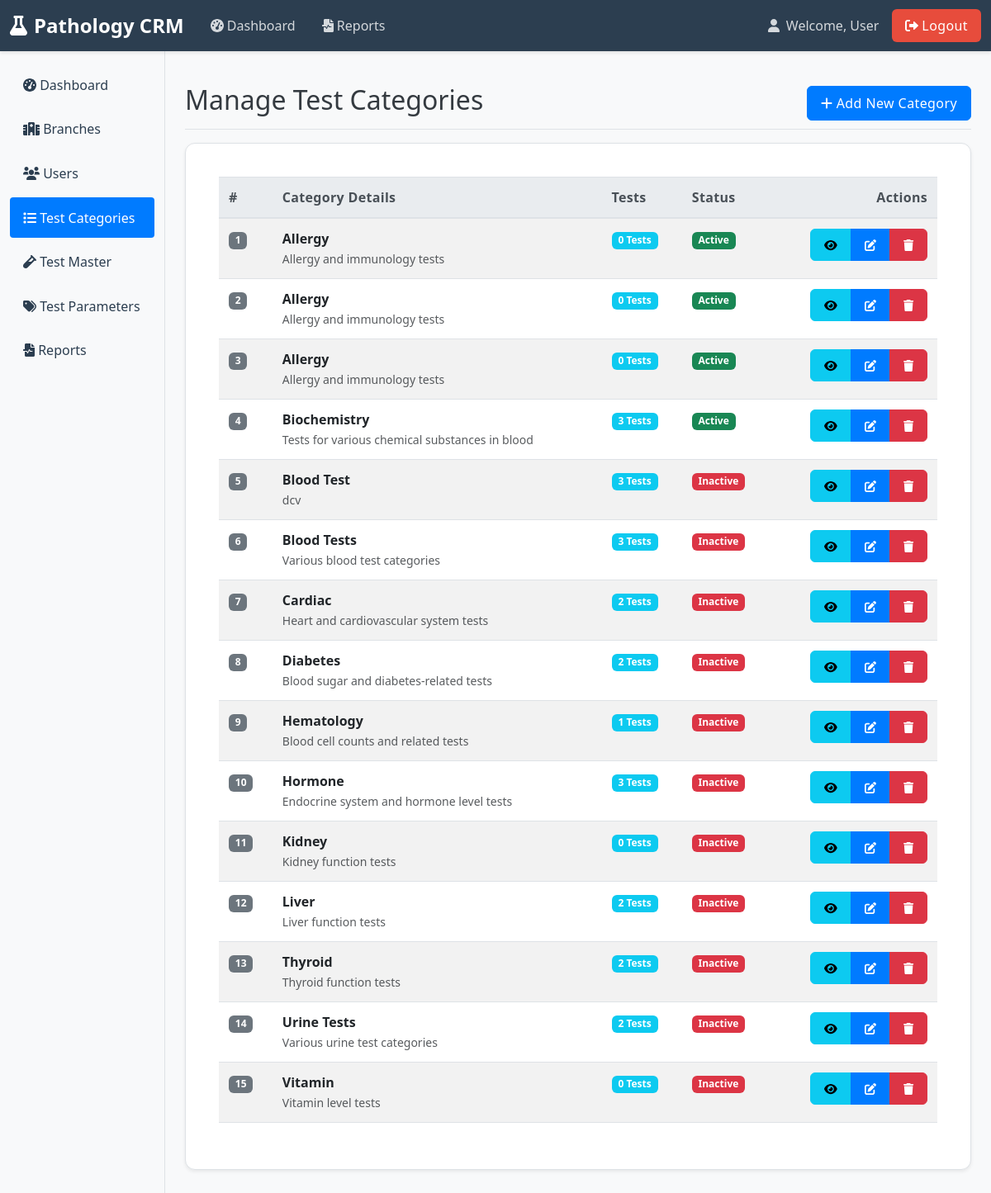
The app's page /admin/test-categories.php (signed in) with its own data.
### tables this page shows
CREATE TABLE `test_categories` (
  `id` int(11) NOT NULL,
  `category_name` varchar(100) DEFAULT NULL,
  `description` text DEFAULT NULL,
  `created_at` timestamp NULL DEFAULT current_timestamp(),
  `status` tinyint(1) DEFAULT 0
);

### admin/test-categories.php (the view, shortened to what this page needs)
<?php
require_once '../auth/session-check.php';
$stmt = $conn->query("
    SELECT
        tc.*,
        COUNT(t.id) as test_count
    FROM test_categories tc
    LEFT JOIN tests t ON tc.id = t.category_id
    GROUP BY tc.id
    ORDER BY tc.category_name
");
$categories = $stmt->fetchAll(PDO::FETCH_ASSOC);
include '../inc/header.php';
?>
<link rel="stylesheet" href="admin-shared.css">
<div class="d-flex justify-content-between flex-wrap flex-md-nowrap align-items-center pt-3 pb-2 mb-3 border-bottom">
    <h1 class="h2">Manage Test Categories</h1>
    <button type="button" class="btn btn-primary" data-bs-toggle="modal" data-bs-target="#addCategoryModal">
        <i class="fas fa-plus"></i> Add New Category
    </button>
</div>
<div class="card">
    <div class="card-body">
        <div class="table-responsive">
            <table class="table table-striped table-hover align-middle">
                <thead class="table-light">
                    <tr>
                        <th>#</th>
                        <th>Category Details</th>
                        <th>Tests</th>
                        <th>Status</th>
                        <th class="text-end">Actions</th>
                    </tr>
                </thead>
                <tbody>
                    <?php if (empty($categories)): ?>
                        <tr>
                            <td colspan="5" class="text-center py-4">
                                <div class="text-muted">
                                    <i class="fas fa-flask fa-2x mb-2"></i>
                                    <p>No test categories found</p>
                                </div>
                            </td>
                        </tr>
                    <?php else: ?>
                        <?php $sr_no = 1;  ?>
                        <?php foreach($categories as $category):
                            $db_status = $category['status'];
                            $status_string = ($db_status == 1) ? 'active' : 'inactive';
                            $test_count = $category['test_count'] ?? 0;
                        ?>
                            <tr>
                                <td>
                                    <span class="badge bg-secondary">
                                        <?php echo $sr_no++;  ?>
                                    </span>
                                </td>
                                <td>
                                    <div class="fw-bold"><?php echo htmlspecialchars($category['category_name']); ?></div>
                                    <small class="text-muted"><?php echo htmlspecialchars($category['description'] ?: 'No description'); ?></small>
                                </td>
                                <td>
                                    <span class="badge bg-info">
                                        <?php echo $test_count; ?> Tests
                                    </span>
                                </td>
                                <td>
                                    <span class="badge bg-<?php echo ($db_status == 1) ? 'success' : 'danger'; ?>">
                                        <?php echo ($db_status == 1) ? 'Active' : 'Inactive'; ?>
                                    </span>
                                </td>
                                <td class="text-end">
                                    <div class="btn-group">
                                        <button type="button" class="btn btn-sm btn-info view-category"
                                                data-bs-toggle="modal"
                                                data-bs-target="#viewCategoryModal"
                                                data-id="<?php echo $category['id']; ?>"
                                                data-name="<?php echo htmlspecialchars($category['category_name']); ?>"
                                                data-description="<?php echo htmlspecialchars($category['description']); ?>"
                                                data-status="<?php echo $status_string; ?>"
                                                data-test-count="<?php echo $test_count; ?>"
                                                title="View Category">
                                            <i class="fas fa-eye"></i>
                                        </button>
                                        <button type="button" class="btn btn-sm btn-primary edit-category"
                                                data-bs-toggle="modal"
                                                data-bs-target="#categoryModal"
                                                data-id="<?php echo $category['id']; ?>"
                                                data-name="<?php echo htmlspecialchars($category['category_name']); ?>"
                                                data-description="<?php echo htmlspecialchars($category['description']); ?>"
                                                data-status="<?php echo $status_string; ?>"
                                                title="Edit Category">
                                            <i class="fas fa-edit"></i>
                                        </button>
                                        <a href="?delete=<?php echo $category['id']; ?>"
                                           class="btn btn-sm btn-danger"
                                           onclick="return confirm('Are you sure you want to delete this category? All tests in this category will also be deleted.')"
                                           title="Delete Category">
                                            <i class="fas fa-trash"></i>
                                        </a>
                                    </div>
                                </td>
                            </tr>
                        <?php endforeach; ?>
                    <?php endif; ?>
                </tbody>
            </table>
        </div>
    </div>
</div>
<?php include '../inc/footer.php'; ?>

### admin/admin-shared.css (style rules this page uses)
body { background-color: #f8f9fa; color: #343a40; font-family: 'Segoe UI', Tahoma, Geneva, Verdana, sans-serif; }
.card, .card-stats, .card-summary, .card-table, .card-form, .dashboard-card, .dashboard-card-small { background-color: #ffffff; border: 1px solid #dee2e6; border-radius: 0.75rem; box-shadow: 0 0.125rem 0.25rem rgba(0, 0, 0, 0.075); transition: box-shadow 0.3s ease-in-out, transform 0.3s ease-in-out; margin-bottom: 1.5rem; padding: 1.5rem; }
.table { width: 100%; margin-bottom: 1rem; color: #212529; border-collapse: collapse; }
.table th, .table td { padding: 0.75rem; vertical-align: top; border-top: 1px solid #dee2e6; }
.table thead th { vertical-align: bottom; border-bottom: 2px solid #dee2e6; background-color: #e9ecef; font-weight: 600; color: #495057; letter-spacing: 0.02em; }
.table tbody tr:nth-of-type(odd) { background-color: rgba(0, 0, 0, 0.02); }
.btn { border-radius: 0.375rem; font-weight: 500; letter-spacing: 0.025em; padding: 0.5rem 1rem; transition: background-color 0.2s ease-in-out, border-color 0.2s ease-in-out, box-shadow 0.2s ease-in-out; }
.btn-primary { background-color: #007bff; border-color: #007bff; color: white; }

### records on screen
test_categories: category_name "Allergy", description "Allergy and immunology tests", test_count "0", status "Active"
test_categories: category_name "Allergy", description "Allergy and immunology tests", test_count "0", status "Active"
test_categories: category_name "Allergy", description "Allergy and immunology tests", test_count "0", status "Active"
test_categories: category_name "Biochemistry", description "Tests for various chemical substances in blood", test_count "3", status "Active"
test_categories: category_name "Blood Test", description "dcv", test_count "3", status "Inactive"
test_categories: category_name "Blood Tests", description "Various blood test categories", test_count "3", status "Inactive"
test_categories: category_name "Cardiac", description "Heart and cardiovascular system tests", test_count "2", status "Inactive"
test_categories: category_name "Diabetes", description "Blood sugar and diabetes-related tests", test_count "2", status "Inactive"
test_categories: category_name "Hematology", description "Blood cell counts and related tests", test_count "1", status "Inactive"
test_categories: category_name "Hormone", description "Endocrine system and hormone level tests", test_count "3", status "Inactive"
test_categories: category_name "Kidney", description "Kidney function tests", test_count "0", status "Inactive"
test_categories: category_name "Liver", description "Liver function tests", test_count "2", status "Inactive"
test_categories: category_name "Thyroid", description "Thyroid function tests", test_count "2", status "Inactive"
test_categories: category_name "Urine Tests", description "Various urine test categories", test_count "2", status "Inactive"
test_categories: category_name "Vitamin", description "Vitamin level tests", test_count "0", status "Inactive"

### other values on screen
$_SESSION['user_name'] "User"
